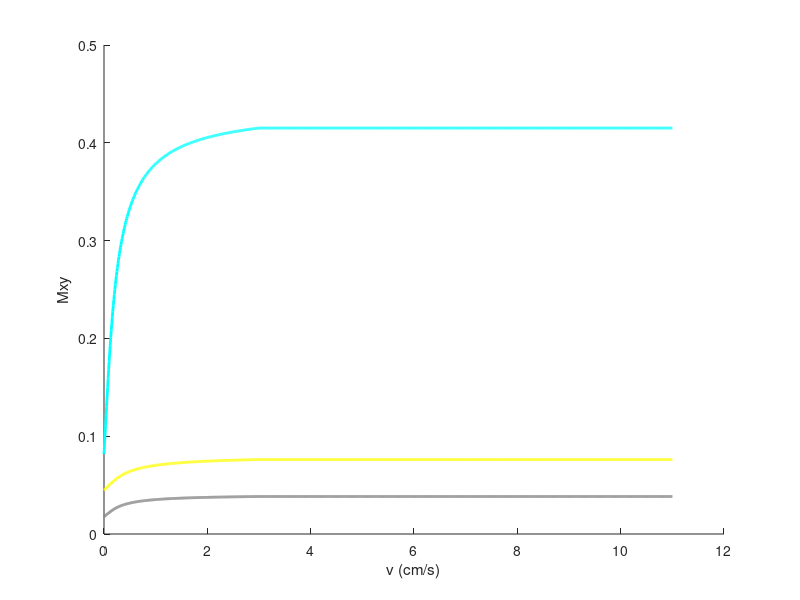

Write MATLAB code to recreate this figure.
% Implements equations from Bianciardi et al., 2015
% Play with parameters: 
% 1) test Kiviniemi et al., 2016 parameters

% MRI acquisition settings:
FA_deg = [25]; % flip angle in degrees to plot
FA = (FA_deg*2*pi)/360; % flip angle in radians
TE = 0.036;
T2s_all = [0.021 0.015  2]; % T2s from Weiskopf 2013 Frontiers in Neuroscience
TR = 0.100;

V = 0:0.01:11; % cm/s
Vc = 0.3/TR; % ST/TR (ST = slice thickness) speed at which there is complete inflow of new spins

% Tissue parameters [WM GM CSF] from Bianciardi at 7T
% T1 = [1.2 2.1 4.4]; % seconds longitudinal recovery rate

% % Tissue parameters [WM GM CSF] from Bianciardi at 3T
T1 = [0.8 1.3 4.4]; % seconds longitudinal recovery rate

%%
figure,hold on
tt_colors = {'y',[.5 .5 .5],'c'};
for tt = 1:3 % [1:WM 2:GM 3:CSF]

T2s = T2s_all(tt);

G = 1; % a gain factor
M0 = 1;

q = exp(-TR/T1(tt))*cos(FA);

Mxy = NaN(size(V));

% regime 1 v==0:
for kk = find(V==0)   
    MzV0 = (M0 * (1-exp(-TR/T1(tt))))/(1-q);
    Mxy(kk) = G * sin(FA) * MzV0 * exp(-TE/T2s);
end

% regime 2 v<vc:
for kk = find(V>0 & V<Vc) 
    MzV0 = (M0 * (1-exp(-TR/T1(tt))))/(1-q);
    Mxy(kk) = G * sin(FA) * (MzV0 + (M0-MzV0)*(1-q.^(Vc/V(kk)))/((Vc/V(kk))*(1-q)) )* exp(-TE/T2s);
end

% regime 3 v>vc:
for kk = find(V>=Vc) 
    Mxy(kk) = G * sin(FA) * M0 * exp(-TE/T2s);
end

plot(V,Mxy,'LineWidth',2,'Color',tt_colors{tt})
xlabel('v (cm/s)')
ylabel('Mxy')
end